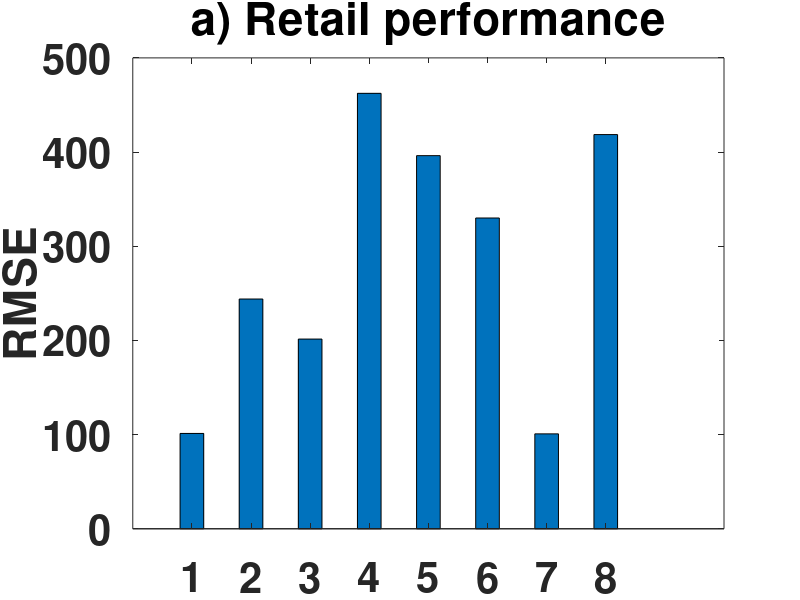

Here is the MATLAB script that generated this plot: (Note: this script raises an error after producing the figure.)
experimentType = 'RetailPerformance';
logYAxis = false;
writeNA = false;
%algos = {'ProtoDash','L2C','RandomW','K-Medoids','P-Lasso','ProtoGreedy'};
algos = {'PrDash','L2C','L2C-A','RndW','K-Med','P-Las','PrGrdy'};
axesFontSize = 30;
otherFontSize = 30;
axisTight = false;
switch experimentType
    case 'CDCPerformance'
        accValues = [80,60,20,50,0,80];
        titleString = 'a) CDC performance';
        yLabel = '% overlap';
        writeNA = true;
    case 'CDCTime'
        accValues = [20,16,9,213,0,2532];
        titleString = 'b) CDC time';
        yLabel = 'Computation time (secs)';
        logYAxis = true;
        writeNA = true;
    case 'RetailPerformance'
        accValues = [101.23,243.96,201.43, 462.37,396.21,329.99,100.79,418.58];
        titleString = 'a) Retail performance';
        yLabel = 'RMSE';
        algos = {'PrDash','L2C','L2C-A','RndW','K-Med','P-Las','PrGrdy','PrAll'};
        axesFontSize = 30;
        axisTight = true;
    case 'RetailTime'
        accValues = [18003,14479,36719,8997,75600,140400,57600];
        titleString = 'b) Retail time';
        yLabel = 'Computation time (secs)';
end
p = axes;
han = bar(p,accValues,0.4);
x_loc = get(han, 'XData');
y_height = get(han, 'YData');
if(writeNA)
    text(x_loc(5), y_height(5)+1.2,'N/A', 'Color', 'k','HorizontalAlignment','center',...
    'VerticalAlignment','bottom','fontsize',otherFontSize,'fontweight','bold');
end
title(titleString,'fontsize',otherFontSize,'fontweight','bold');
ylabel(yLabel,'fontsize',otherFontSize,'fontweight','bold');
set(gca,'fontsize',axesFontSize,'fontweight','bold');
set(gca,'XTickLabels',algos);
if(logYAxis)
    set(gca,'YScale','log');
end
if(axisTight)
    axis tight;
end